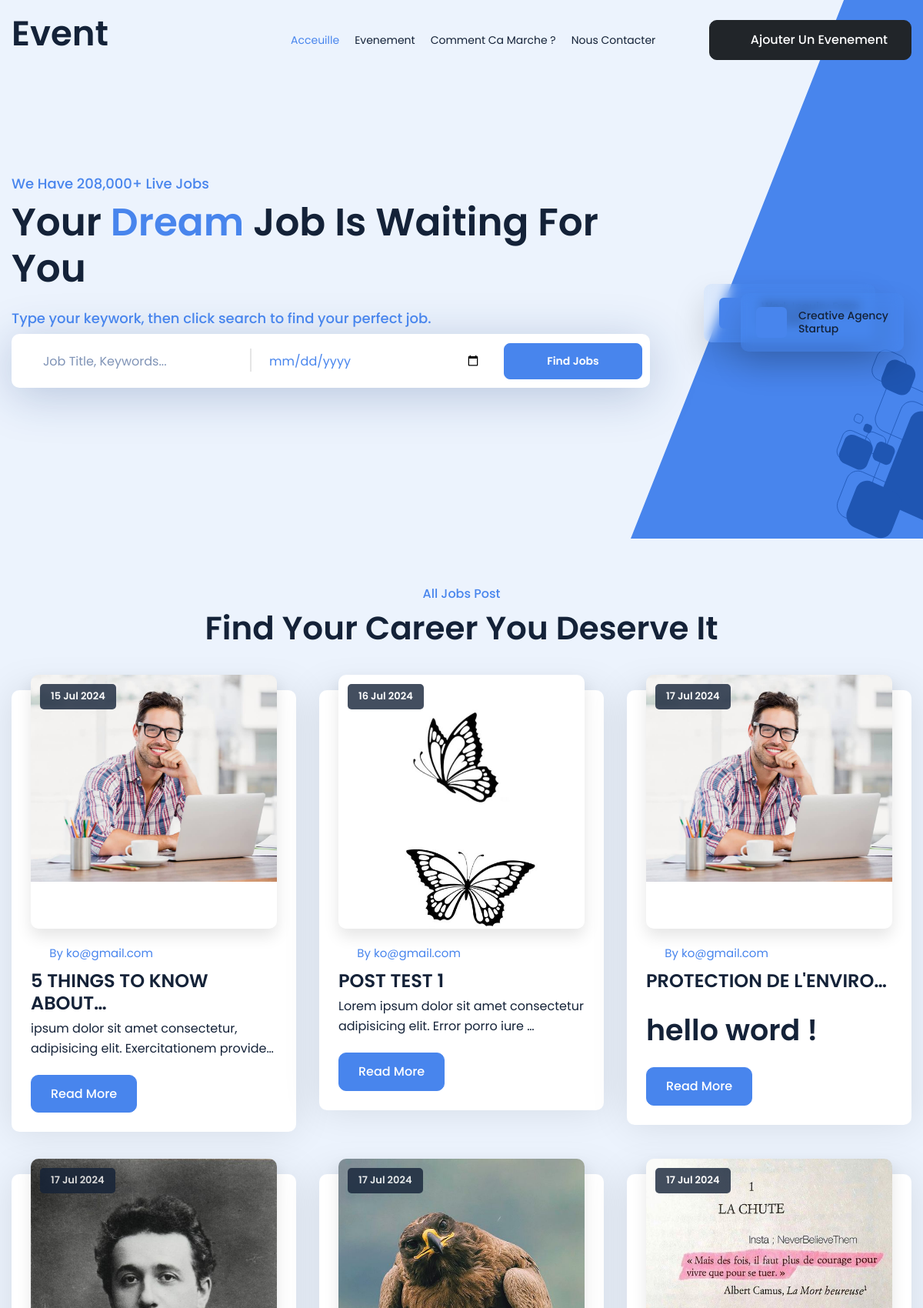
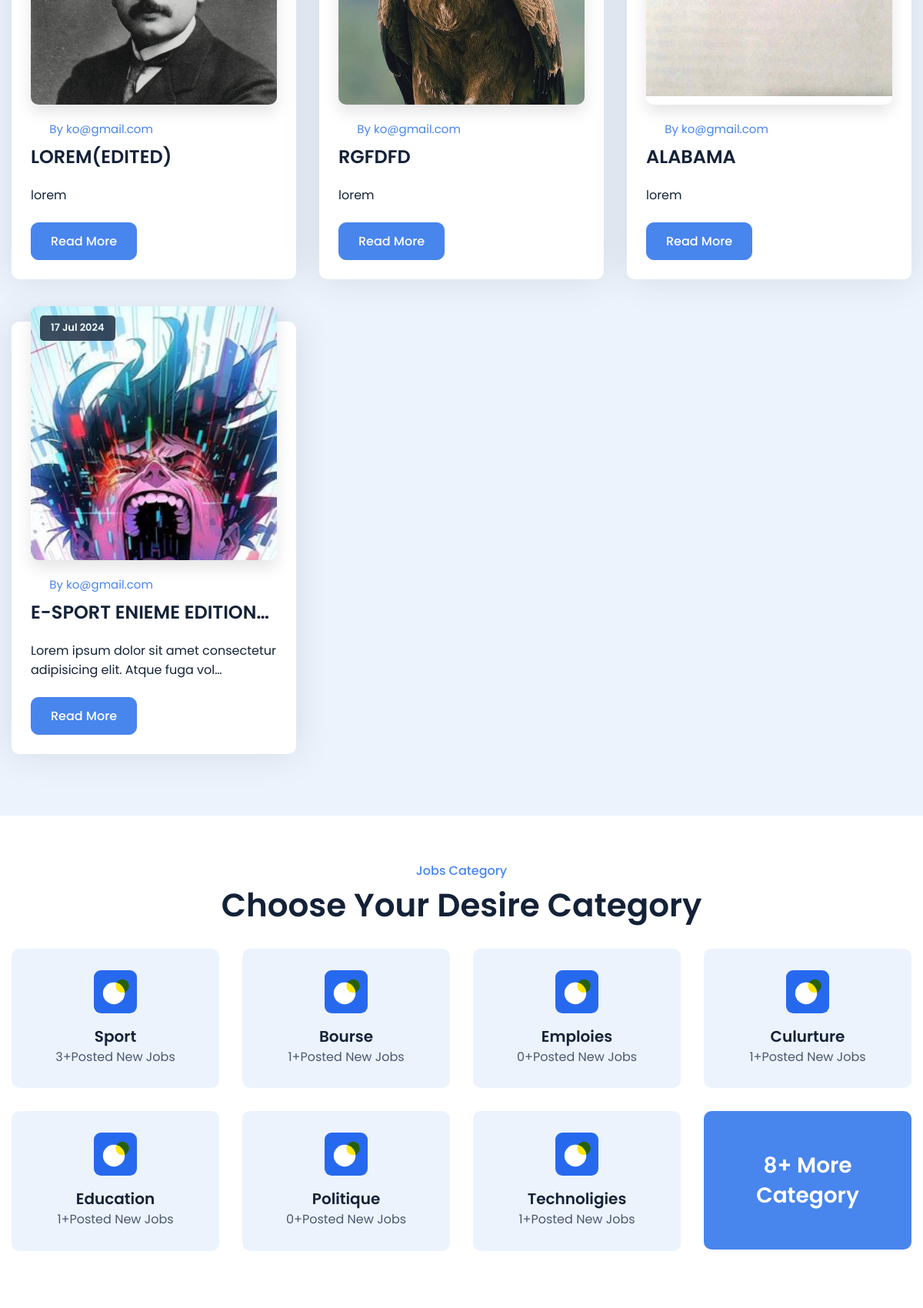
The page / (upper part) on the database its author committed (2 pictures, top to bottom).
### post/models.py (models this page shows, shortened)
class Post(models.Model):
    jid = ShortUUIDField(unique=True, length=6 ,max_length=255, alphabet='1234567890' , editable=False,  prefix='job-')
    title = models.CharField(max_length=50)
    image = models.ImageField(max_length=250, default='default.jpg')
    category = models.ForeignKey(Category,on_delete=models.CASCADE, default='', related_name='category')
    author = models.ForeignKey(ProfileEmployeur,on_delete=models.CASCADE,related_name='author')
    description = models.TextField()
    tag = TaggableManager()
    publication_date = models.DateTimeField(auto_now=False, auto_now_add=True)
    active = models.BooleanField(default=True)

class Category(models.Model):
    cid = ShortUUIDField(unique=True, length=6,max_length=255, alphabet='1234567890' , editable=False,  prefix='cat-')
    title = models.CharField(max_length=50)
    image = models.ImageField(max_length=250, default='default.jpg')
    add_date = models.DateTimeField(auto_now=False, auto_now_add=True)

### user/models.py (models this page shows)
class ProfileEmployeur(models.Model):
    eid = ShortUUIDField(unique=True, max_length=255, length= 20 , primary_key=True , editable=False)
    user = models.OneToOneField(User, on_delete=models.CASCADE, default='')
    active = models.BooleanField(default=True)
    phone = models.CharField(max_length=50, default='')
    facebook_link =  models.URLField(max_length=250, blank=True, null=True, default='')
    instagram_link =  models.URLField(max_length=250, blank=True, null=True, default='')
    twetter_link =  models.URLField(max_length=250, blank=True, null=True, default='')
    youtube_link =  models.URLField(max_length=250, blank=True, null=True, default='')
    linkedin_link =  models.URLField(max_length=250, blank=True, null=True, default='')
    mail = models.EmailField(max_length=150, default='' , blank=True, null=True)
    phone = models.CharField(max_length=150, default='' , blank=True, null=True)
    whatsapp = models.CharField(max_length=150, default='' , blank=True, null=True)
    def __str__(self):
        return self.user.username

### post/views.py (the view)
# urls.py: path('', views.homePage, name='home'),
def homePage(request):
    category = Category.objects.all()
    post = Post.objects.all()
    context = {
        'post':post,
        'category':category,
    }
    return render(request, 'index.html',context)

### Template/index.html (shortened to what this page needs)
{% extends 'base.html' %}
{% load static %}
{% block body %}
<div class="page-content">
	<div class="main-bnr bg-light">
		<div class="container">
			<div class="row align-items-center">
				<div class="col-xl-9 col-lg-12 col-md-12">
					 <h6 class="sub-title wow fadeInUp" data-wow-delay="0.4s">We Have 208,000+ Live Jobs</h6>
					<h1 class=" wow fadeInUp" id="text" data-wow-delay="0.6s">Your <span class=" text-primary">Dream</span> Job Is Waiting For You</h1>
					<p class=" text text-primary wow fadeInUp font-w500" data-wow-delay="0.8s">Type your keywork, then click search to find your perfect job. </p>
				<div class="bnr-search-bar wow fadeInUp" data-wow-delay="1.0s">
							<form class="row align-items-center justify-content-center" style="justify-content: center !important;" action="{% url 'job-search' %}" method="get">
							<div class="col-xl-9 col-lg-8 col-md-9 col-sm-12">
								<div class="row center-line">
									<div class="col-lg-6 col-md-6 col-sm-6 ">
										<div class="search-bar">
											<span>
												<i class="fa-solid fa-magnifying-glass"></i>
											</span>
											<div class="icon-content w-100">
												<input name="title" required="required" class="form-control" placeholder="Job Title, Keywords..." type="text">
											</div>
										</div>
									</div>
									<div class="col-lg-6 col-md-6 col-sm-6">
										<div class="search-bar">
											<div class="icon-content w-100">
												<input name="location" required="required" class="form-control" placeholder="date" type="date">
											</div>
										</div>
									</div>
								</div>
							</div>
							<div class="col-xl-3 col-lg-4 col-md-3 col-sm-12  text-lg-end text-md-center text-center">
								<button class="btn btn-primary w-100" href="javascript:void(0);">Find Jobs</button>
							</div>
						</form>
					</div>
				</div>
			 <div class="col-xl-3 col-lg-5 col-md-12">
					<div class="banner-media">
						<ul class="bnr-blocks">
							<li>
								<div class="bnr-block wow fadeInUp anm" data-wow-delay="1.6s" data-speed-x="-1" data-speed-scale="-1">
									<i class="fa-solid fa-envelope"></i>
									<span class="block-text">Work Inquiry From <br> All Tufon</span>
								</div>
							</li>
							<li>
								<div class="bnr-block wow fadeInUp anm" data-wow-delay="1.6s" data-speed-x="-2" data-speed-scale="-1">
									<i class="fa-solid fa-briefcase"></i>
									<span class="block-text">Creative Agency <br> Startup</span>
								</div>
							</li>
						</ul>
					</div>
				</div>
			</div>
		</div>
	</div>
	<section class="content-inner overflow-hidden position-relative bg-light">
		<div class="container">
			<div class="section-head text-center">
				<h6 class="text wow fadeInUp" data-wow-delay="0.6s">All Jobs Post</h6>
				<h2 class="title wow fadeInUp" data-wow-delay="0.8s">Find Your Career You Deserve It </h2>
			</div>
			<div class="row">
			 {% for post in post %}
			 <div class="col-xl-4 col-md-6  m-b30">
				<div class="dz-card style-1 overlay-shine wow fadeInUp" data-wow-delay="1.{{forloop.counter}}s">
					<div class="dz-media">
						<a href="{% url 'job-detail' post.jid %}"><img src="{{post.image.url}}"></a>
						<span class="date"><a href="javascript:void(0)">{{post.publication_date|date:'d M Y'}}</a></span>
					</div>
					<div class="dz-info">
						<div class="dz-meta">
							<ul>
								<li class="post-author text-primary">
									<span>
										<i class="fa-solid fa-user"></i>
									</span>
									By {{post.author}}</li>
							</ul>
						</div>
						<h4 class="dz-title" style="text-transform: uppercase;"><a href="{% url 'job-detail' post.jid %}">{{post.title|truncatechars:23}}</a></h4>
						<p>{{post.description|safe|truncatechars:75}}</p>
						<a href="{% url 'job-detail' post.jid %}" class="btn btn-primary">Read More</a>
					</div>
				</div>
			</div>
			 {% endfor %}
            </div>
		</div>
	</section>
	<section class="content-inner overflow-hidden position-relative">
		<div class="container">
			<div class="section-head text-center">
				<h6 class="text wow fadeInUp" data-wow-delay="0.6s">Jobs Category</h6>
				<h2 class="title wow fadeInUp" data-wow-delay="0.8s">Choose Your Desire Category </h2>
			</div>
			<div class="row">
				{% for category in category  %}
				{% if forloop.counter < 8 %}
				<div class="col-xl-3 col-lg-4 col-md-6 col-sm-6">
					<div class="icon-bx-wraper style-2 text-center wow fadeInUp" data-wow-delay="1.{{forloop.counter}}s" >
						<div class="icon-media">
						</div>
						<div class="icon-content">
							<h5 class="fs-20 mb-0"><a href="{% url 'cat-job' category.cid %}">{{category.title}}</a></h5>
							<p class="text"><a href="{% url 'cat-job' category.cid %}">{{category.category.count}}+Posted New Jobs</a></p>
						</div>
					</div>
				</div>
				{% endif %}
				{% endfor %}
				<div class="col-xl-3 col-lg-4 col-md-6 col-sm-6">
					<div class="icon-bx-wraper style-2 bg-primary text-center wow fadeInUp" data-wow-delay="2.4s" >
						<div class="icon-content">
							<h4 class="title"><a href="{% url 'category' %}">{{category.count}}+ More Category</a></h4>
						</div>
					</div>
				</div>
			</div>
	</section>
</div>
{% endblock body %}

### static/assets/css/skin/skin-1.css (style rules this page uses)
:root { --primary: #4885ED; --primary-hover: #1f56b3; --primary-dark: #1f56b3; --rgba-primary-1: rgba(72,133,237,0.1); --rgba-primary-3: rgba(72,133,237,0.3); --rgba-primary-2: rgba(72,133,237,0.2); --rgba-primary-4: rgba(72,133,237,0.4); --rgba-primary-5: rgba(72,133,237,0.5); --rgba-primary-05: rgba(72,133,237,0.05); --rgba-primary-6: rgba(72,133,237,0.6); --rgba-primary-7: rgba(72,133,237,0.7); --rgba-primary-8: rgba(72,133,237,0.8); --rgba-primary-9: rgba(72,133,237,0.9); --secondary: #232323; --theme-text-color: #fff; --title: #142238; }

### rows shown on the page
Post: image (picture), publication_date "15 Jul 2024", author "ko@gmail.com", title "5 THINGS TO KNOW ABOUT…", description "ipsum dolor sit amet consectetur, adipisicing elit. Exercitationem provide…"
Post: image (picture), publication_date "16 Jul 2024", author "ko@gmail.com", title "POST TEST 1", description "Lorem ipsum dolor sit amet consectetur adipisicing elit. Error porro iure …"
Post: image (picture), publication_date "17 Jul 2024", author "ko@gmail.com", title "PROTECTION DE L'ENVIRO…", description "hello word !"
Post: image (picture), publication_date "17 Jul 2024", author "ko@gmail.com", title "LOREM(EDITED)", description "lorem"
Post: image (picture), publication_date "17 Jul 2024", author "ko@gmail.com", title "RGFDFD", description "lorem"
Post: image (picture), publication_date "17 Jul 2024", author "ko@gmail.com", title "ALABAMA", description "lorem"
Post: image (picture), publication_date "17 Jul 2024", author "ko@gmail.com", title "E-SPORT ENIEME EDITION…", description "Lorem ipsum dolor sit amet consectetur adipisicing elit. Atque fuga vol…"
Category: title "Sport", category.count "3"
Category: title "Bourse", category.count "1"
Category: title "Emploies", category.count "0"
Category: title "Culurture", category.count "1"
Category: title "Education", category.count "1"
Category: title "Politique", category.count "0"
Category: title "Technoligies", category.count "1"

### other values the page prints
{{ category.count }} "8"
